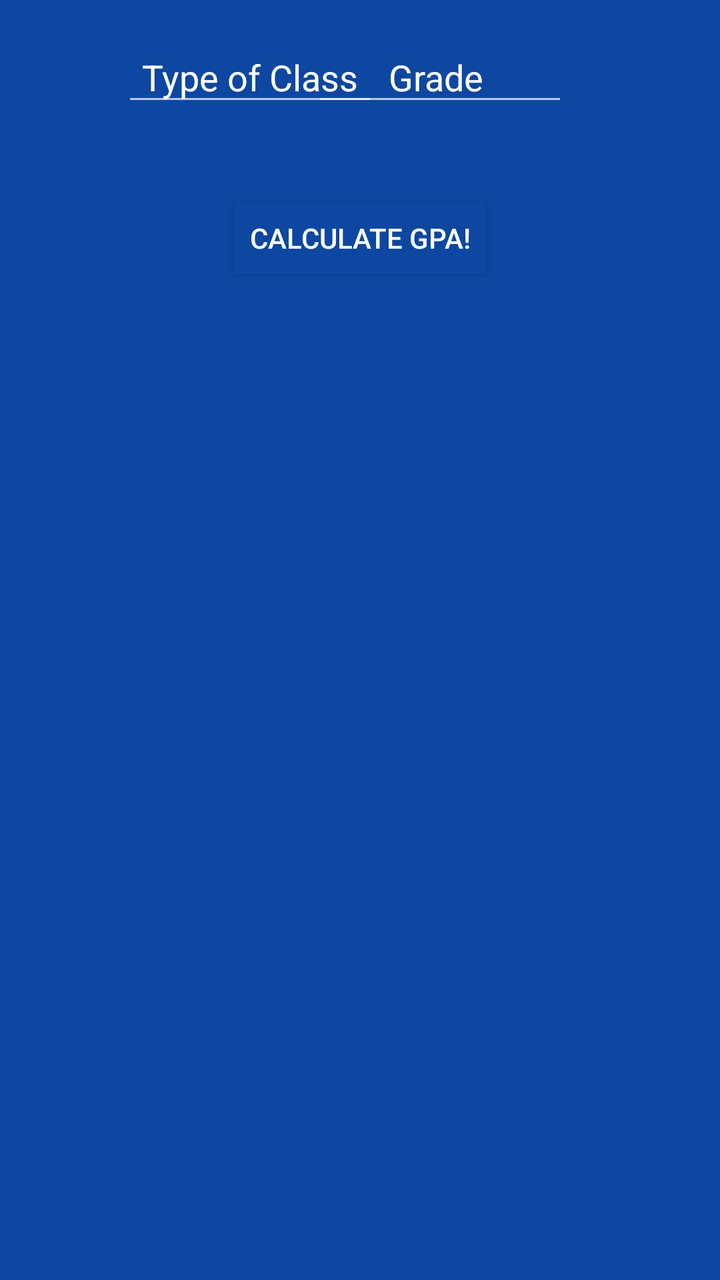
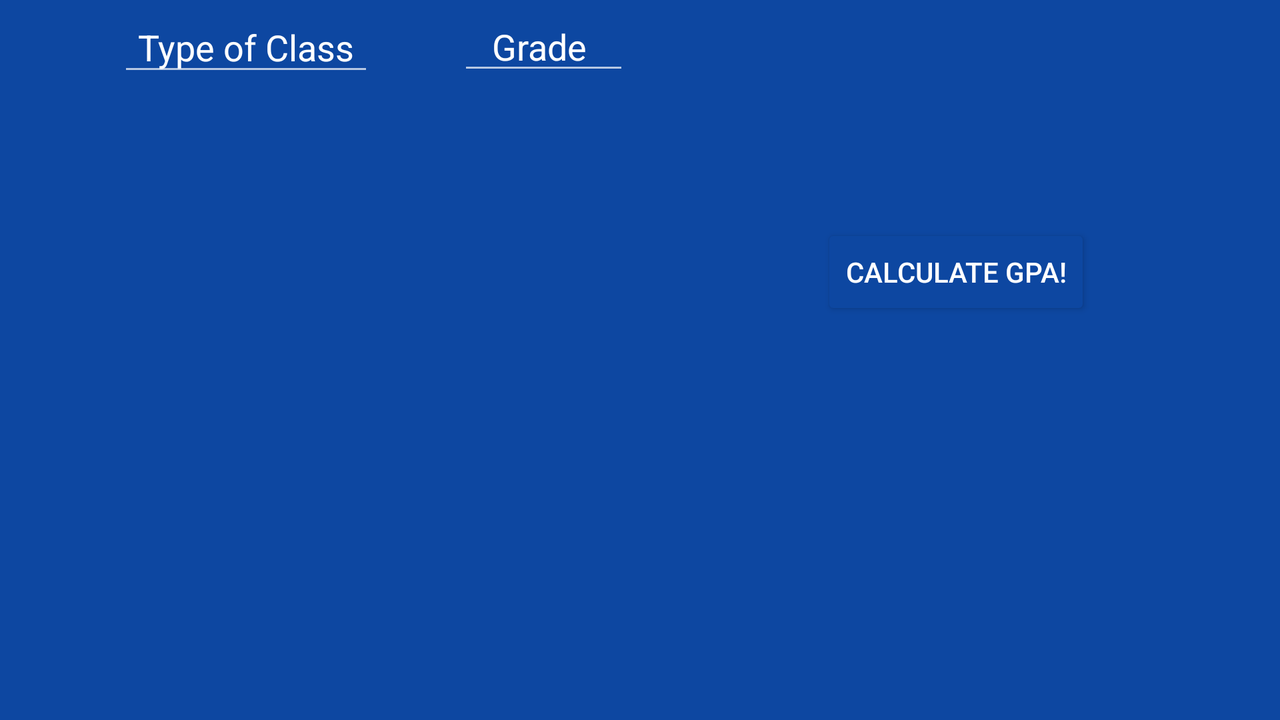

Compare how this app lays out the same screen by default and in its alternative resource folder. The renders come first, then the two layout files and the values they reference.
<!-- AndroidManifest.xml: application theme AppTheme -->
<!-- res/layout/activity_high_school_gp.xml -->
<?xml version="1.0" encoding="utf-8"?>
<android.support.constraint.ConstraintLayout xmlns:android="http://schemas.android.com/apk/res/android"
    xmlns:app="http://schemas.android.com/apk/res-auto"
    xmlns:tools="http://schemas.android.com/tools"
    android:layout_width="match_parent"
    android:layout_height="match_parent"
    android:visibility="visible"
    tools:context="kobeissidev.calculategpa.HighSchoolGPA"
    tools:layout_editor_absoluteX="0dp"
    tools:layout_editor_absoluteY="25dp">

    <AutoCompleteTextView
        android:id="@+id/gradeLabelHS"
        android:layout_width="128dp"
        android:layout_height="42dp"
        android:editable="false"
        android:text="   Grade    "
        android:textAlignment="center"
        android:visibility="visible"
        app:layout_constraintBottom_toBottomOf="@+id/typeOfClassLabel"
        app:layout_constraintLeft_toLeftOf="@+id/linearLayout7"
        app:layout_constraintRight_toRightOf="@+id/linearLayout7"
        app:layout_constraintTop_toTopOf="@+id/typeOfClassLabel"
        tools:layout_constraintBottom_creator="1"
        tools:layout_constraintLeft_creator="1"
        tools:layout_constraintRight_creator="1"
        tools:layout_constraintTop_creator="1"
        app:layout_constraintHorizontal_bias="0.085"
        app:layout_constraintVertical_bias="0.0" />

    <AutoCompleteTextView
        android:id="@+id/typeOfClassLabel"
        android:layout_width="128dp"
        android:layout_height="42dp"
        android:layout_marginStart="61dp"
        android:editable="false"
        android:text="Type of Class"
        android:textAlignment="center"
        android:visibility="visible"
        app:layout_constraintTop_toTopOf="parent"
        android:layout_marginTop="16dp"
        tools:layout_constraintLeft_creator="1"
        app:layout_constraintLeft_toLeftOf="parent"
        android:layout_marginLeft="160dp" />

    <Button
        android:id="@+id/calcButtonHS"
        android:layout_width="wrap_content"
        android:layout_height="wrap_content"
        android:text="Calculate GPA!"
        android:visibility="visible"
        app:layout_constraintLeft_toLeftOf="parent"
        app:layout_constraintRight_toRightOf="parent"
        tools:layout_constraintTop_creator="1"
        tools:layout_constraintRight_creator="1"
        android:layout_marginTop="25dp"
        app:layout_constraintTop_toBottomOf="@+id/linearLayout8"
        tools:layout_constraintLeft_creator="1" />

    <EditText
        android:id="@+id/textGPAHS"
        android:layout_width="match_parent"
        android:layout_height="wrap_content"
        android:layout_marginBottom="1dp"
        android:editable="false"
        android:ems="10"
        android:inputType="none"
        android:singleLine="true"
        android:textAlignment="center"
        android:visibility="gone"
        app:layout_constraintBottom_toBottomOf="parent"
        app:layout_constraintHorizontal_bias="0.497"
        app:layout_constraintLeft_toLeftOf="parent"
        app:layout_constraintRight_toRightOf="parent"
        tools:layout_constraintBottom_creator="1"
        tools:layout_constraintLeft_creator="1"
        tools:layout_constraintRight_creator="1" />

    <LinearLayout
        android:layout_width="wrap_content"
        android:layout_height="wrap_content"
        android:divider="@drawable/empty_tall_divider"
        android:orientation="vertical"
        android:showDividers="middle"
        android:visibility="visible"
        android:weightSum="1"
        tools:layout_constraintTop_creator="1"
        android:layout_marginTop="12dp"
        app:layout_constraintTop_toBottomOf="@+id/typeOfClassLabel"
        tools:layout_constraintLeft_creator="1"
        app:layout_constraintLeft_toLeftOf="@+id/typeOfClassLabel"
        android:id="@+id/linearLayout8">

        <Spinner
            android:id="@+id/tocOne"
            android:layout_width="wrap_content"
            android:layout_height="27dp"
            android:layout_marginEnd="7dp"
            android:visibility="gone"
            tools:layout_editor_absoluteX="344dp"
            tools:layout_editor_absoluteY="197dp" />

        <Spinner
            android:id="@+id/tocTwo"
            android:layout_width="wrap_content"
            android:layout_height="27dp"
            android:layout_marginEnd="7dp"
            android:visibility="gone"
            tools:layout_editor_absoluteX="41dp"
            tools:layout_editor_absoluteY="315dp" />

        <Spinner
            android:id="@+id/tocThree"
            android:layout_width="wrap_content"
            android:layout_height="27dp"
            android:layout_marginEnd="7dp"
            android:visibility="gone"
            tools:layout_editor_absoluteX="344dp"
            tools:layout_editor_absoluteY="116dp" />

        <Spinner
            android:id="@+id/tocFour"
            android:layout_width="wrap_content"
            android:layout_height="27dp"
            android:layout_marginEnd="7dp"
            android:layout_weight="0.02"
            android:visibility="gone"
            tools:layout_editor_absoluteX="344dp"
            tools:layout_editor_absoluteY="143dp" />

        <Spinner
            android:id="@+id/tocFive"
            android:layout_width="wrap_content"
            android:layout_height="27dp"
            android:layout_marginEnd="7dp"
            android:layout_weight="0.02"
            android:visibility="gone"
            tools:layout_editor_absoluteX="344dp"
            tools:layout_editor_absoluteY="143dp" />

        <Spinner
            android:id="@+id/tocSix"
            android:layout_width="wrap_content"
            android:layout_height="27dp"
            android:layout_marginEnd="7dp"
            android:layout_weight="0.02"
            android:visibility="gone"
            tools:layout_editor_absoluteX="344dp"
            tools:layout_editor_absoluteY="143dp" />

    </LinearLayout>

    <LinearLayout
        android:layout_width="wrap_content"
        android:layout_height="wrap_content"
        android:layout_marginStart="31dp"
        android:divider="@drawable/empty_tall_divider"
        android:orientation="vertical"
        android:showDividers="middle"
        android:visibility="visible"
        android:weightSum="1"
        android:id="@+id/linearLayout7"
        tools:layout_constraintTop_creator="1"
        android:layout_marginTop="12dp"
        app:layout_constraintTop_toBottomOf="@+id/gradeLabelHS"
        tools:layout_constraintLeft_creator="1"
        app:layout_constraintLeft_toRightOf="@+id/typeOfClassLabel">

        <Spinner
            android:id="@+id/gradeOne"
            android:layout_width="wrap_content"
            android:layout_height="27dp"
            android:layout_marginEnd="7dp"
            android:visibility="gone"
            tools:layout_editor_absoluteX="344dp"
            tools:layout_editor_absoluteY="197dp" />

        <Spinner
            android:id="@+id/gradeTwo"
            android:layout_width="wrap_content"
            android:layout_height="27dp"
            android:layout_marginEnd="7dp"
            android:visibility="gone"
            tools:layout_editor_absoluteX="41dp"
            tools:layout_editor_absoluteY="315dp" />

        <Spinner
            android:id="@+id/gradeThree"
            android:layout_width="wrap_content"
            android:layout_height="27dp"
            android:layout_marginEnd="7dp"
            android:visibility="gone"
            tools:layout_editor_absoluteX="344dp"
            tools:layout_editor_absoluteY="116dp" />

        <Spinner
            android:id="@+id/gradeFour"
            android:layout_width="wrap_content"
            android:layout_height="27dp"
            android:layout_marginEnd="7dp"
            android:layout_weight="0.02"
            android:visibility="gone"
            tools:layout_editor_absoluteX="344dp"
            tools:layout_editor_absoluteY="143dp" />

        <Spinner
            android:id="@+id/gradeFive"
            android:layout_width="wrap_content"
            android:layout_height="27dp"
            android:layout_marginEnd="7dp"
            android:layout_weight="0.02"
            android:visibility="gone"
            tools:layout_editor_absoluteX="344dp"
            tools:layout_editor_absoluteY="143dp" />

        <Spinner
            android:id="@+id/gradeSix"
            android:layout_width="wrap_content"
            android:layout_height="27dp"
            android:layout_marginEnd="7dp"
            android:layout_weight="0.02"
            android:visibility="gone"
            tools:layout_editor_absoluteX="344dp"
            tools:layout_editor_absoluteY="143dp" />

    </LinearLayout>

</android.support.constraint.ConstraintLayout>
<!-- resources referenced by this layout -->
<resources>
  <style name="AppTheme" parent="android:Theme.Material">
          
          <item name="colorPrimary">@color/colorPrimaryDark</item>
          <item name="colorPrimaryDark">@color/colorPrimaryDark</item>
          <item name="colorAccent">@color/white</item>
          <item name="android:statusBarColor">@color/colorPrimaryDark</item>
          <item name="android:colorBackground">@color/colorPrimaryDark</item>
          <item name="android:colorButtonNormal">@color/colorPrimaryDark</item>
          <item name="android:navigationBarColor">@color/colorPrimaryDark</item>
          <item name="android:background">@color/colorPrimaryDark</item>
      </style>
  <color name="colorPrimaryDark">#0d47a1</color>
  <color name="white">@android:color/white</color>
</resources>
<!-- res/layout-land/activity_high_school_gp.xml (the repository's variant of the layout above) -->
<!-- drawn on the phone turned sideways -->
<?xml version="1.0" encoding="utf-8"?>
<android.support.constraint.ConstraintLayout xmlns:android="http://schemas.android.com/apk/res/android"
    xmlns:app="http://schemas.android.com/apk/res-auto"
    xmlns:tools="http://schemas.android.com/tools"
    android:layout_width="match_parent"
    android:layout_height="match_parent"
    android:visibility="visible"
    tools:context="kobeissidev.calculategpa.HighSchoolGPA"
    tools:layout_editor_absoluteX="0dp"
    tools:layout_editor_absoluteY="73dp">

    <AutoCompleteTextView
        android:id="@+id/gradeLabelHS"
        android:layout_width="wrap_content"
        android:layout_height="wrap_content"
        android:layout_marginStart="229dp"
        android:editable="false"
        android:text="   Grade    "
        android:textAlignment="center"
        android:visibility="visible"
        tools:layout_constraintTop_creator="1"
        android:layout_marginTop="1dp"
        tools:layout_constraintLeft_creator="1"
        app:layout_constraintLeft_toLeftOf="parent"
        app:layout_constraintTop_toTopOf="parent" />

    <AutoCompleteTextView
        android:id="@+id/typeOfClassLabel"
        android:layout_width="128dp"
        android:layout_height="0dp"
        android:layout_marginStart="59dp"
        android:editable="false"
        android:text="Type of Class"
        android:textAlignment="center"
        android:visibility="visible"
        android:layout_marginEnd="42dp"
        app:layout_constraintRight_toLeftOf="@+id/gradeLabelHS"
        tools:layout_constraintTop_creator="1"
        tools:layout_constraintRight_creator="1"
        tools:layout_constraintBottom_creator="1"
        app:layout_constraintBottom_toTopOf="@+id/linearLayout8"
        tools:layout_constraintLeft_creator="1"
        app:layout_constraintLeft_toLeftOf="parent"
        app:layout_constraintTop_toTopOf="@+id/gradeLabelHS" />

    <Button
        android:id="@+id/calcButtonHS"
        android:layout_width="wrap_content"
        android:layout_height="wrap_content"
        android:text="Calculate GPA!"
        android:visibility="visible"
        tools:layout_constraintTop_creator="1"
        tools:layout_constraintRight_creator="1"
        android:layout_marginStart="115dp"
        android:layout_marginEnd="114dp"
        app:layout_constraintRight_toRightOf="parent"
        android:layout_marginTop="112dp"
        tools:layout_constraintLeft_creator="1"
        app:layout_constraintTop_toTopOf="parent"
        app:layout_constraintLeft_toRightOf="@+id/gradeLabelHS" />

    <EditText
        android:id="@+id/textGPAHS"
        android:layout_width="wrap_content"
        android:layout_height="wrap_content"
        android:layout_marginEnd="16dp"
        android:layout_marginRight="16dp"
        android:layout_marginTop="18dp"
        android:ems="10"
        android:inputType="none"
        android:lineSpacingExtra="4sp"
        android:singleLine="true"
        android:editable="false"
        android:textAlignment="viewStart"
        android:visibility="gone"
        app:layout_constraintRight_toRightOf="parent"
        app:layout_constraintTop_toBottomOf="@+id/calcButtonHS"
        tools:layout_constraintRight_creator="1"
        tools:layout_constraintTop_creator="1" />

    <LinearLayout
        android:id="@+id/linearLayout7"
        android:layout_width="wrap_content"
        android:layout_height="wrap_content"
        android:divider="@drawable/empty_short_divider"
        android:orientation="vertical"
        android:showDividers="middle"
        android:visibility="visible"
        android:weightSum="1"
        tools:layout_constraintTop_creator="1"
        app:layout_constraintTop_toBottomOf="@+id/gradeLabelHS"
        tools:layout_constraintLeft_creator="1"
        app:layout_constraintLeft_toLeftOf="@+id/gradeLabelHS">

        <Spinner
            android:id="@+id/gradeOne"
            android:layout_width="wrap_content"
            android:layout_height="27dp"
            android:layout_marginEnd="7dp"
            android:visibility="gone"
            tools:layout_editor_absoluteX="344dp"
            tools:layout_editor_absoluteY="197dp" />

        <Spinner
            android:id="@+id/gradeTwo"
            android:layout_width="wrap_content"
            android:layout_height="27dp"
            android:layout_marginEnd="7dp"
            android:visibility="gone"
            tools:layout_editor_absoluteX="41dp"
            tools:layout_editor_absoluteY="315dp" />

        <Spinner
            android:id="@+id/gradeThree"
            android:layout_width="wrap_content"
            android:layout_height="27dp"
            android:layout_marginEnd="7dp"
            android:visibility="gone"
            tools:layout_editor_absoluteX="344dp"
            tools:layout_editor_absoluteY="116dp" />

        <Spinner
            android:id="@+id/gradeFour"
            android:layout_width="wrap_content"
            android:layout_height="27dp"
            android:layout_marginEnd="7dp"
            android:layout_weight="0.02"
            android:visibility="gone"
            tools:layout_editor_absoluteX="344dp"
            tools:layout_editor_absoluteY="143dp" />

        <Spinner
            android:id="@+id/gradeFive"
            android:layout_width="wrap_content"
            android:layout_height="27dp"
            android:layout_marginEnd="7dp"
            android:layout_weight="0.02"
            android:visibility="gone"
            tools:layout_editor_absoluteX="344dp"
            tools:layout_editor_absoluteY="143dp" />

        <Spinner
            android:id="@+id/gradeSix"
            android:layout_width="wrap_content"
            android:layout_height="27dp"
            android:layout_marginEnd="7dp"
            android:layout_weight="0.02"
            android:visibility="gone"
            tools:layout_editor_absoluteX="344dp"
            tools:layout_editor_absoluteY="143dp" />

    </LinearLayout>

    <LinearLayout
        android:id="@+id/linearLayout8"
        android:layout_width="wrap_content"
        android:layout_height="wrap_content"
        android:divider="@drawable/empty_short_divider"
        android:orientation="vertical"
        android:showDividers="middle"
        android:visibility="visible"
        android:weightSum="1"
        android:layout_marginStart="11dp"
        tools:layout_constraintTop_creator="1"
        android:layout_marginTop="43dp"
        tools:layout_constraintLeft_creator="1"
        app:layout_constraintLeft_toLeftOf="@+id/typeOfClassLabel"
        app:layout_constraintTop_toTopOf="parent">

        <Spinner
            android:id="@+id/tocOne"
            android:layout_width="wrap_content"
            android:layout_height="27dp"
            android:layout_marginEnd="7dp"
            android:visibility="gone"
            tools:layout_editor_absoluteX="344dp"
            tools:layout_editor_absoluteY="197dp" />

        <Spinner
            android:id="@+id/tocTwo"
            android:layout_width="wrap_content"
            android:layout_height="27dp"
            android:layout_marginEnd="7dp"
            android:visibility="gone"
            tools:layout_editor_absoluteX="41dp"
            tools:layout_editor_absoluteY="315dp" />

        <Spinner
            android:id="@+id/tocThree"
            android:layout_width="wrap_content"
            android:layout_height="27dp"
            android:layout_marginEnd="7dp"
            android:visibility="gone"
            tools:layout_editor_absoluteX="344dp"
            tools:layout_editor_absoluteY="116dp" />

        <Spinner
            android:id="@+id/tocFour"
            android:layout_width="wrap_content"
            android:layout_height="27dp"
            android:layout_marginEnd="7dp"
            android:layout_weight="0.02"
            android:visibility="gone"
            tools:layout_editor_absoluteX="344dp"
            tools:layout_editor_absoluteY="143dp" />

        <Spinner
            android:id="@+id/tocFive"
            android:layout_width="wrap_content"
            android:layout_height="27dp"
            android:layout_marginEnd="7dp"
            android:layout_weight="0.02"
            android:visibility="gone"
            tools:layout_editor_absoluteX="344dp"
            tools:layout_editor_absoluteY="143dp" />

        <Spinner
            android:id="@+id/tocSix"
            android:layout_width="wrap_content"
            android:layout_height="27dp"
            android:layout_marginEnd="7dp"
            android:layout_weight="0.02"
            android:visibility="gone"
            tools:layout_editor_absoluteX="344dp"
            tools:layout_editor_absoluteY="143dp" />

    </LinearLayout>

</android.support.constraint.ConstraintLayout>
